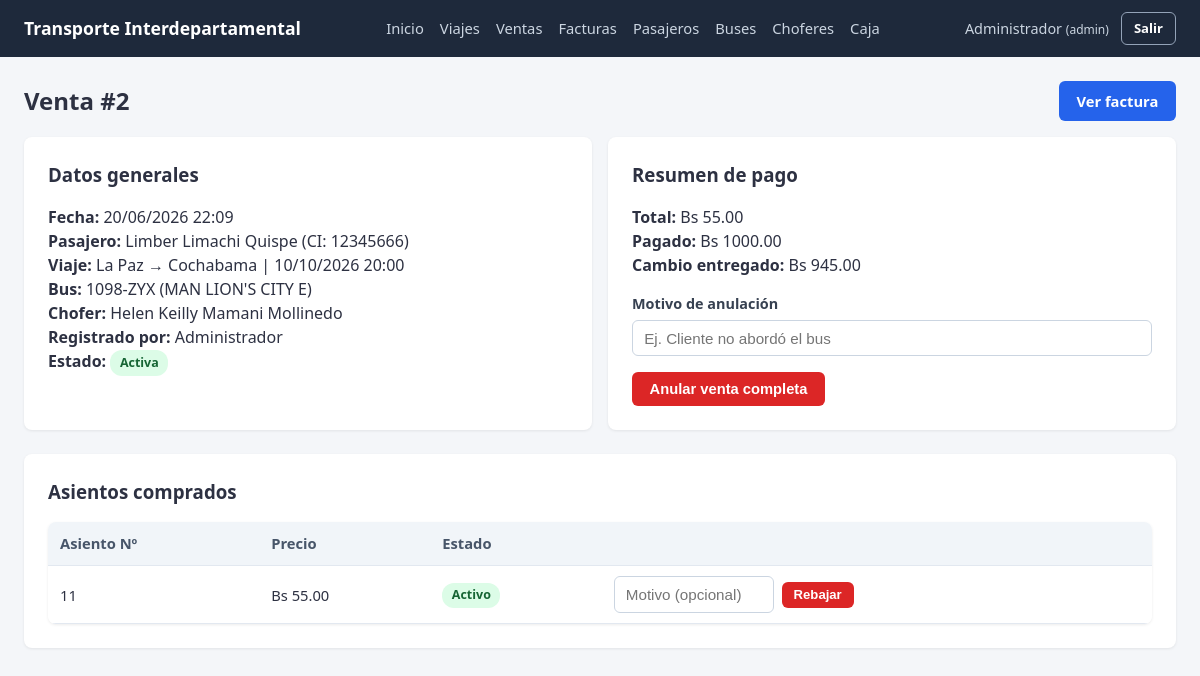
Page /ventas/2 (signed in) on the earlier database version.
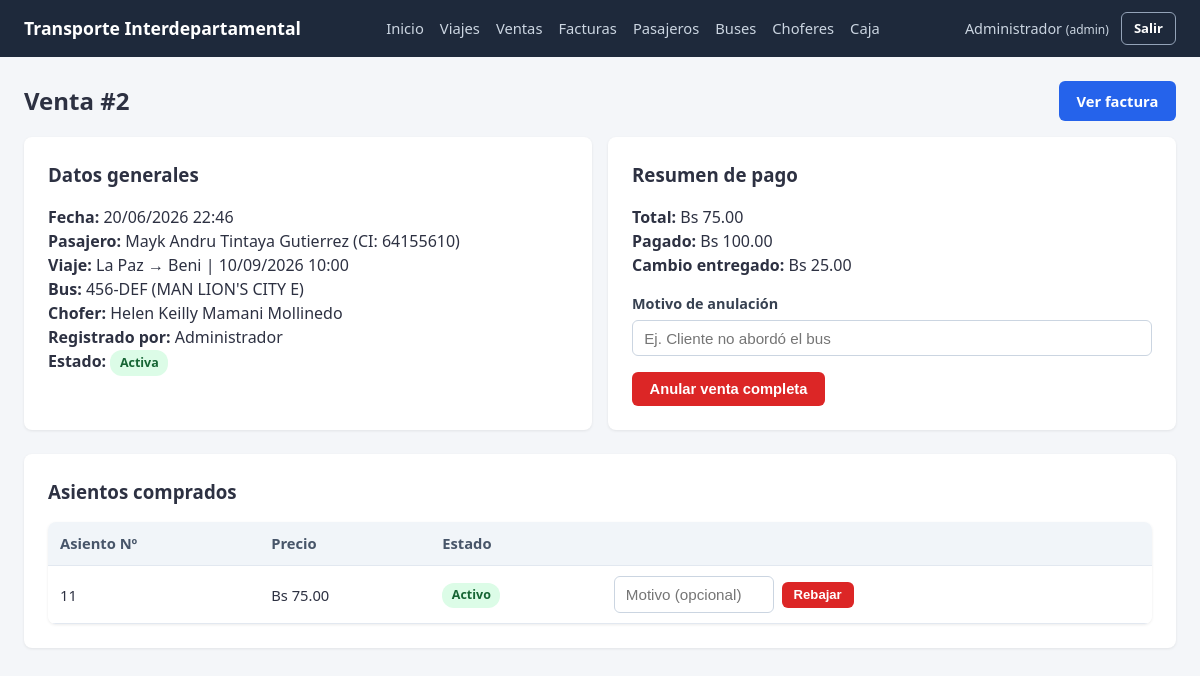
Same page on the later database version.
### app/models/venta.py (models this page shows, shortened)
class Venta(db.Model):
    __tablename__ = "venta"
    id_venta = db.Column(db.Integer, primary_key=True, autoincrement=True)
    fecha_venta = db.Column(db.DateTime, nullable=False, default=datetime.now)
    id_pasajero = db.Column(db.Integer, db.ForeignKey("pasajero.id_pasajero"), nullable=False)
    id_viaje = db.Column(db.Integer, db.ForeignKey("viaje.id_viaje"), nullable=False)
    id_usuario = db.Column(db.Integer, db.ForeignKey("usuario.id_usuario"), nullable=False)
    monto = db.Column(db.Numeric(10, 2), nullable=False, default=0)       # total a pagar (suma de detalles activos)
    monto_pagado = db.Column(db.Numeric(10, 2), nullable=False, default=0)  # con cuánto pagó el cliente
    cambio = db.Column(db.Numeric(10, 2), nullable=False, default=0)       # vuelto entregado
    estado = db.Column(db.String(20), nullable=False, default="activa")  # activa | rebajada | anulada
    detalles = db.relationship("VentaDetalle", backref="venta", cascade="all, delete-orphan")
    factura = db.relationship("Factura", backref="venta", uselist=False, cascade="all, delete-orphan")
    usuario = db.relationship("Usuario")

### app/models/pasajero.py (models this page shows, shortened)
class Pasajero(db.Model):
    __tablename__ = "pasajero"
    id_pasajero = db.Column(db.Integer, primary_key=True, autoincrement=True)
    ci = db.Column(db.String(20), nullable=False, unique=True)
    nombres = db.Column(db.String(100), nullable=False)
    apellidos = db.Column(db.String(100), nullable=False)
    telefono = db.Column(db.String(20))
    ventas = db.relationship("Venta", backref="pasajero")
    @property
    def nombre_completo(self):
        return f"{self.nombres} {self.apellidos}"

### app/models/viaje.py (models this page shows, shortened)
class Viaje(db.Model):
    __tablename__ = "viaje"
    id_viaje = db.Column(db.Integer, primary_key=True, autoincrement=True)
    origen = db.Column(db.String(100), nullable=False)
    destino = db.Column(db.String(100), nullable=False)
    fecha_viaje = db.Column(db.Date, nullable=False)
    hora_salida = db.Column(db.Time, nullable=False)
    precio = db.Column(db.Numeric(10, 2), nullable=False, default=0)
    id_bus = db.Column(db.Integer, db.ForeignKey("bus.id_bus"), nullable=False)
    id_chofer = db.Column(db.Integer, db.ForeignKey("chofer.id_chofer"), nullable=False)
    estado = db.Column(db.String(20), nullable=False, default="programado")  # programado | finalizado | cancelado
    viaje_asientos = db.relationship("ViajeAsiento", backref="viaje", cascade="all, delete-orphan")
    ventas = db.relationship("Venta", backref="viaje")

### app/models/bus.py (models this page shows, shortened)
class Bus(db.Model):
    __tablename__ = "bus"
    id_bus = db.Column(db.Integer, primary_key=True, autoincrement=True)
    placa = db.Column(db.String(20), nullable=False, unique=True)
    modelo = db.Column(db.String(50), nullable=False)
    capacidad = db.Column(db.Integer, nullable=False)
    activo = db.Column(db.Boolean, nullable=False, default=True)
    asientos = db.relationship("Asiento", backref="bus", cascade="all, delete-orphan")
    viajes = db.relationship("Viaje", backref="bus")

### app/models/venta_detalle.py (models this page shows, shortened)
class VentaDetalle(db.Model):
    __tablename__ = "venta_detalle"
    id_venta_detalle = db.Column(db.Integer, primary_key=True, autoincrement=True)
    id_venta = db.Column(db.Integer, db.ForeignKey("venta.id_venta"), nullable=False)
    id_viaje_asiento = db.Column(db.Integer, db.ForeignKey("viaje_asiento.id_viaje_asiento"), nullable=False, unique=True)
    precio = db.Column(db.Numeric(10, 2), nullable=False)
    estado = db.Column(db.String(20), nullable=False, default="activo")  # activo | rebajado (anulado individualmente)

### app/models/viaje_asiento.py (models this page shows, shortened)
class ViajeAsiento(db.Model):
    __tablename__ = "viaje_asiento"
    id_viaje_asiento = db.Column(db.Integer, primary_key=True, autoincrement=True)
    id_viaje = db.Column(db.Integer, db.ForeignKey("viaje.id_viaje"), nullable=False)
    id_asiento = db.Column(db.Integer, db.ForeignKey("asiento.id_asiento"), nullable=False)
    numero = db.Column(db.Integer, nullable=False)  # copia del número de asiento para consulta rápida
    ocupado = db.Column(db.Boolean, nullable=False, default=False)
    asiento = db.relationship("Asiento")
    detalle_venta = db.relationship("VentaDetalle", backref="viaje_asiento", uselist=False)
    __table_args__ = (db.UniqueConstraint("id_viaje", "id_asiento", name="uq_viajeasiento"),)

### app/routes/ventas.py (the view)
@ventas_bp.route("/<int:id_venta>")
@login_required
def detalle(id_venta):
    venta = venta_service.obtener_venta(id_venta)
    return render_template("ventas/detalle.html", venta=venta)

### app/models/chofer.py (called while the page is built)
    @property
    def nombre_completo(self):
        return f"{self.nombres} {self.apellidos}"

### app/services/venta_service.py (called while the page is built)
def obtener_venta(id_venta):
    return Venta.query.get_or_404(id_venta)

### app/utils/auth.py (called while the page is built)
def login_required(view_func):
    @wraps(view_func)
    def wrapper(*args, **kwargs):
        if "id_usuario" not in session:
            flash("Debes iniciar sesión para continuar.", "warning")
            return redirect(url_for("auth.login"))
        return view_func(*args, **kwargs)
    return wrapper

### templates/ventas/detalle.html (shortened to what this page needs)
{% extends "base.html" %}
{% block content %}
<div class="mb-2" style="display:flex; justify-content:space-between; align-items:center;">
    <h2>Venta #{{ venta.id_venta }}</h2>
    {% if venta.factura %}
    <a href="{{ url_for('facturas.detalle', id_factura=venta.factura.id_factura) }}" class="btn btn-primary">Ver factura</a>
    {% endif %}
</div>
<div class="grid grid-2">
    <div class="card">
        <h3>Datos generales</h3>
        <p><strong>Fecha:</strong> {{ venta.fecha_venta.strftime("%d/%m/%Y %H:%M") }}</p>
        <p><strong>Pasajero:</strong> {{ venta.pasajero.nombre_completo }} (CI: {{ venta.pasajero.ci }})</p>
        <p><strong>Viaje:</strong> {{ venta.viaje.origen }} → {{ venta.viaje.destino }} | {{ venta.viaje.fecha_viaje.strftime("%d/%m/%Y") }} {{ venta.viaje.hora_salida.strftime("%H:%M") }}</p>
        <p><strong>Bus:</strong> {{ venta.viaje.bus.placa }} ({{ venta.viaje.bus.modelo }})</p>
        <p><strong>Chofer:</strong> {{ venta.viaje.chofer.nombre_completo }}</p>
        <p><strong>Registrado por:</strong> {{ venta.usuario.nombre }}</p>
        <p>
            <strong>Estado:</strong>
            {% if venta.estado == "activa" %}
            <span class="badge badge-success">Activa</span>
            {% elif venta.estado == "rebajada" %}
            <span class="badge badge-warning">Rebajada</span>
            {% else %}
            <span class="badge badge-danger">Anulada</span>
            {% endif %}
        </p>
    </div>
    <div class="card">
        <h3>Resumen de pago</h3>
        <p><strong>Total:</strong> Bs {{ "%.2f"|format(venta.monto) }}</p>
        <p><strong>Pagado:</strong> Bs {{ "%.2f"|format(venta.monto_pagado) }}</p>
        <p><strong>Cambio entregado:</strong> Bs {{ "%.2f"|format(venta.cambio) }}</p>
        {% if venta.estado != "anulada" %}
        <form method="POST" action="{{ url_for('ventas.anular', id_venta=venta.id_venta) }}" class="mt-2" onsubmit="return confirmarAccion('¿Anular toda la venta? Se liberarán todos los asientos.')">
            <div class="form-group">
                <label for="motivo_anular">Motivo de anulación</label>
                <input type="text" id="motivo_anular" name="motivo" placeholder="Ej. Cliente no abordó el bus">
            </div>
            <button type="submit" class="btn btn-danger">Anular venta completa</button>
        </form>
        {% endif %}
    </div>
</div>
<div class="card">
    <h3>Asientos comprados</h3>
    <div class="table-wrapper">
        <table>
            <thead>
                <tr>
                    <th>Asiento Nº</th>
                    <th>Precio</th>
                    <th>Estado</th>
                    <th></th>
                </tr>
            </thead>
            <tbody>
                {% for d in venta.detalles %}
                <tr>
                    <td>{{ d.viaje_asiento.numero }}</td>
                    <td>Bs {{ "%.2f"|format(d.precio) }}</td>
                    <td>
                        {% if d.estado == "activo" %}
                        <span class="badge badge-success">Activo</span>
                        {% else %}
                        <span class="badge badge-gray">Rebajado</span>
                        {% endif %}
                    </td>
                    <td>
                        {% if d.estado == "activo" and venta.estado != "anulada" %}
                        <form method="POST" action="{{ url_for('ventas.rebajar', id_venta=venta.id_venta, id_venta_detalle=d.id_venta_detalle) }}"
                              onsubmit="return confirmarAccion('¿Rebajar el asiento {{ d.viaje_asiento.numero }}? Se liberará y se registrará el egreso en caja.')"
                              style="display:flex; gap:0.5rem; align-items:center;">
                            <input type="text" name="motivo" placeholder="Motivo (opcional)" style="width:160px;">
                            <button type="submit" class="btn btn-sm btn-danger">Rebajar</button>
                        </form>
                        {% endif %}
                    </td>
                </tr>
                {% endfor %}
            </tbody>
        </table>
    </div>
</div>
{% endblock %}

Differences in the rows shown:
changed Venta id 2: fecha_venta "20/06/2026 22:09" → "20/06/2026 22:46"; monto "55.00" → "75.00"; monto_pagado "1000.00" → "100.00"; cambio "945.00" → "25.00"
changed Pasajero: pasajero.nombre_completo "Limber Limachi Quispe" → "Mayk Andru Tintaya Gutierrez"; pasajero.ci "12345666" → "64155610"
changed Viaje "La Paz": viaje.destino "Cochabama" → "Beni"; viaje.fecha_viaje "10/10/2026" → "10/09/2026"; viaje.hora_salida "20:00" → "10:00"
changed Bus "MAN LION'S CITY E": viaje.bus.placa "1098-ZYX" → "456-DEF"
changed VentaDetalle: precio "55.00" → "75.00"
